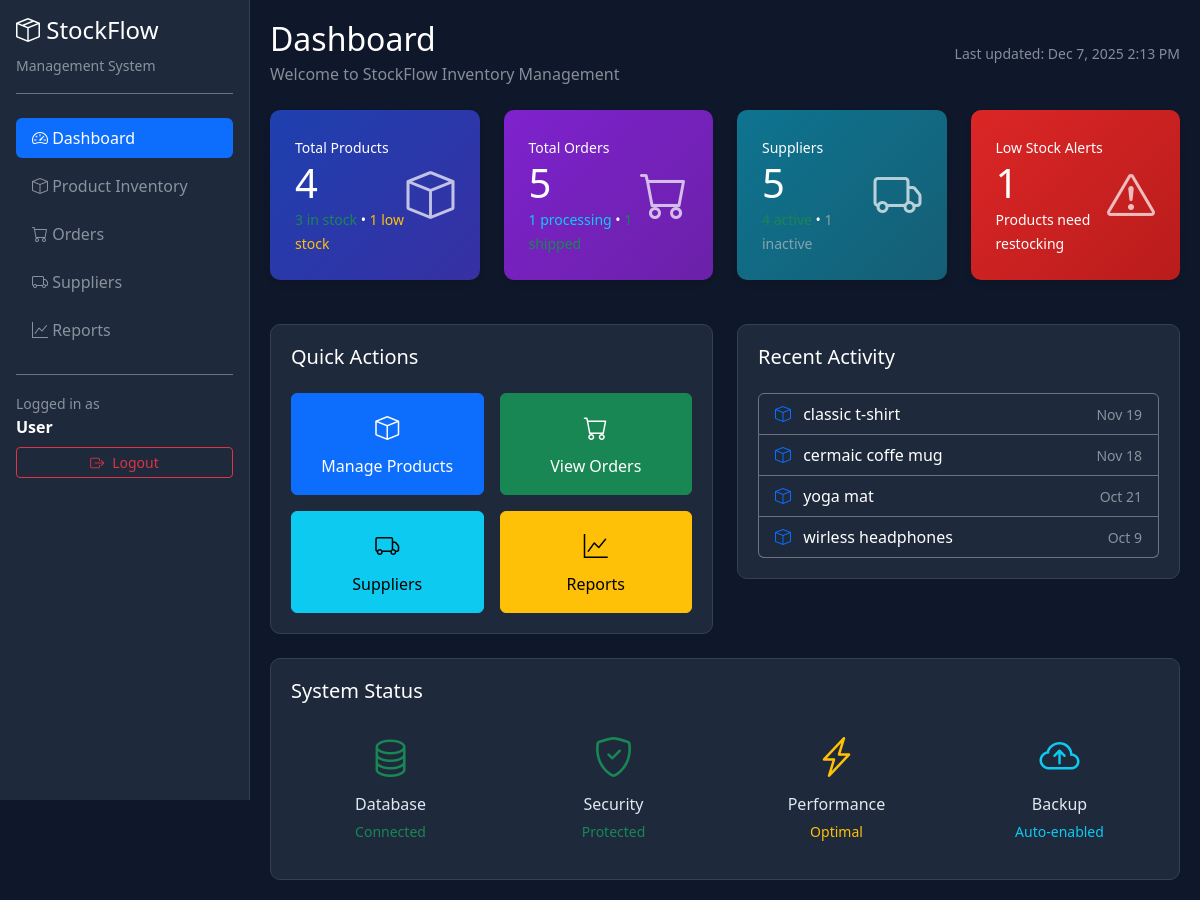
The app's page / (signed in) with its own data.
### tables this page shows
CREATE TABLE IF NOT EXISTS `products` (
  `product_id` int NOT NULL AUTO_INCREMENT,
  `product_name` varchar(100) NOT NULL,
  `category` varchar(100) NOT NULL,
  `quantity` int NOT NULL,
  `location` varchar(100) NOT NULL,
  `status` varchar(100) NOT NULL,
  `last_updates` date NOT NULL,
  `product_image` varchar(255) DEFAULT NULL,
  PRIMARY KEY (`product_id`)
);

### index.php (called while the page is built, shortened)
<?php
require_once __DIR__ . '/includes/database.php';
function getDashboardStats($pdo) {
    $products_stmt = $pdo->query("SELECT
        COUNT(*) as total_products,
        SUM(CASE WHEN quantity > 0 THEN 1 ELSE 0 END) as in_stock,
        SUM(CASE WHEN quantity = 0 THEN 1 ELSE 0 END) as out_of_stock,
        SUM(CASE WHEN quantity <= 10 AND quantity > 0 THEN 1 ELSE 0 END) as low_stock
    FROM products");
    $products_stats = $products_stmt->fetch(PDO::FETCH_ASSOC);
    $orders_stmt = $pdo->query("SELECT
        COUNT(*) as total_orders,
        SUM(CASE WHEN status = 'Processing' THEN 1 ELSE 0 END) as processing_orders,
        SUM(CASE WHEN status = 'Shipped' THEN 1 ELSE 0 END) as shipped_orders
    FROM orders");
    $orders_stats = $orders_stmt->fetch(PDO::FETCH_ASSOC);
    $suppliers_stmt = $pdo->query("SELECT
        COUNT(*) as total_suppliers,
        SUM(CASE WHEN status = 'Active' THEN 1 ELSE 0 END) as active_suppliers
    FROM inventories");
    $suppliers_stats = $suppliers_stmt->fetch(PDO::FETCH_ASSOC);
    return [
        'products' => $products_stats,
        'orders' => $orders_stats,
        'suppliers' => $suppliers_stats
    ];
}
function getRecentProducts($pdo, $limit = 5) {
    $stmt = $pdo->query("SELECT product_name, last_updates FROM products ORDER BY last_updates DESC LIMIT $limit");
    return $stmt->fetchAll(PDO::FETCH_ASSOC);
}
try {
    $stats = getDashboardStats($pdo);
    $recent_products = getRecentProducts($pdo);
} catch(Exception $e) {
    die("Error fetching data: " . $e->getMessage());
}
require_once __DIR__ . '/layout.phtml';
?>

### layout.phtml (the view, shortened to what this page needs)
<!DOCTYPE html>
<html lang="en" data-bs-theme="dark">
<head>
    <link href="https://cdn.jsdelivr.net/npm/bootstrap@5.3.0/dist/css/bootstrap.min.css" rel="stylesheet">
    <link rel="stylesheet" href="https://cdn.jsdelivr.net/npm/bootstrap-icons@1.10.0/font/bootstrap-icons.css">
    <?php
    $base = rtrim(dirname($_SERVER['SCRIPT_NAME']), '/\\');
    if ($base === '') { $base = '/'; }
    $cssPath = $base === '/' ? $base . 'assets/css/style.css' : $base . '/assets/css/style.css';
    ?>
    <link rel="stylesheet" href="<?php echo $cssPath; ?>">
</head>
<body>
    <div class="sidebar p-3">
        <div class="sidebar-brand mb-4 pb-3 border-bottom border-secondary">
            <h4 class="text-white"><i class="bi bi-box-seam"></i> <span>StockFlow</span></h4>
            <small class="text-muted">Management System</small>
        </div>
        <div class="nav flex-column">
            <a href="index.php" class="nav-link text-white mb-2 bg-primary rounded">
                <i class="bi bi-speedometer2"></i> <span>Dashboard</span>
            </a>
            <a href="products/index.php" class="nav-link text-muted mb-2">
                <i class="bi bi-box"></i> <span>Product Inventory</span>
            </a>
            <a href="orders/index.php" class="nav-link text-muted mb-2">
                <i class="bi bi-cart"></i> <span>Orders</span>
            </a>
            <a href="suppliers/index.php" class="nav-link text-muted mb-2">
                <i class="bi bi-truck"></i> <span>Suppliers</span>
            </a>
            <a href="reports/index.php" class="nav-link text-muted">
                <i class="bi bi-graph-up"></i> <span>Reports</span>
            </a>
        </div>
        <div class="mt-4 pt-3 border-top border-secondary">
            <div class="text-white mb-2">
                <small class="text-muted">Logged in as</small><br>
                <strong><?php echo htmlspecialchars($_SESSION['username'] ?? 'User'); ?></strong>
            </div>
            <a href="auth/logout/" class="btn btn-outline-danger btn-sm w-100">
                <i class="bi bi-box-arrow-right me-2"></i>Logout
            </a>
        </div>
    </div>
    <div class="main-content">
        <div class="d-flex justify-content-between align-items-center mb-4">
            <div>
                <h2 class="text-white mb-1">Dashboard</h2>
                <p class="text-muted mb-0">Welcome to StockFlow Inventory Management</p>
            </div>
            <div class="text-end">
                <small class="text-muted">Last updated: <?php echo date('M j, Y g:i A'); ?></small>
            </div>
        </div>
        <div class="row mb-4">
            <div class="col-md-3">
                <div class="stats-card card-1">
                    <div class="d-flex justify-content-between align-items-center">
                        <div>
                            <small>Total Products</small>
                            <h3><?php echo $stats['products']['total_products']; ?></h3>
                            <small>
                                <span class="text-success"><?php echo $stats['products']['in_stock']; ?> in stock</span> •
                                <span class="text-warning"><?php echo $stats['products']['low_stock']; ?> low stock</span>
                            </small>
                        </div>
                        <i class="bi bi-box"></i>
                    </div>
                </div>
            </div>
            <div class="col-md-3">
                <div class="stats-card card-2">
                    <div class="d-flex justify-content-between align-items-center">
                        <div>
                            <small>Total Orders</small>
                            <h3><?php echo $stats['orders']['total_orders']; ?></h3>
                            <small>
                                <span class="text-info"><?php echo $stats['orders']['processing_orders']; ?> processing</span> •
                                <span class="text-success"><?php echo $stats['orders']['shipped_orders']; ?> shipped</span>
                            </small>
                        </div>
                        <i class="bi bi-cart"></i>
                    </div>
                </div>
            </div>
            <div class="col-md-3">
                <div class="stats-card card-3">
                    <div class="d-flex justify-content-between align-items-center">
                        <div>
                            <small>Suppliers</small>
                            <h3><?php echo $stats['suppliers']['total_suppliers']; ?></h3>
                            <small>
                                <span class="text-success"><?php echo $stats['suppliers']['active_suppliers']; ?> active</span> •
                                <span class="text-muted"><?php echo $stats['suppliers']['total_suppliers'] - $stats['suppliers']['active_suppliers']; ?> inactive</span>
                            </small>
                        </div>
                        <i class="bi bi-truck"></i>
                    </div>
                </div>
            </div>
            <div class="col-md-3">
                <div class="stats-card card-4">
                    <div class="d-flex justify-content-between align-items-center">
                        <div>
                            <small>Low Stock Alerts</small>
                            <h3><?php echo $stats['products']['low_stock']; ?></h3>
                            <small>Products need restocking</small>
                        </div>
                        <i class="bi bi-exclamation-triangle"></i>
                    </div>
                </div>
            </div>
        </div>
        <div class="row">
            <div class="col-md-6">
                <div class="quick-actions">
                    <h5 class="text-white mb-4">Quick Actions</h5>
                    <div class="row g-3">
                        <div class="col-6">
                            <a href="products/index.php" class="btn btn-primary w-100 py-3">
                                <i class="bi bi-box fs-4 d-block mb-2"></i>
                                Manage Products
                            </a>
                        </div>
                        <div class="col-6">
                            <a href="orders/index.php" class="btn btn-success w-100 py-3">
                                <i class="bi bi-cart fs-4 d-block mb-2"></i>
                                View Orders
                            </a>
                        </div>
                        <div class="col-6">
                            <a href="suppliers/index.php" class="btn btn-info w-100 py-3">
                                <i class="bi bi-truck fs-4 d-block mb-2"></i>
                                Suppliers
                            </a>
                        </div>
                        <div class="col-6">
                            <a href="reports/index.php" class="btn btn-warning w-100 py-3">
                                <i class="bi bi-graph-up fs-4 d-block mb-2"></i>
                                Reports
                            </a>
                        </div>
                    </div>
                </div>
            </div>
            <div class="col-md-6">
                <div class="recent-activity">
                    <h5 class="text-white mb-4">Recent Activity</h5>
                    <div class="list-group">
                        <?php if (!empty($recent_products)): ?>
                            <?php foreach($recent_products as $product): ?>
                            <div class="list-group-item bg-transparent border-secondary text-white d-flex justify-content-between align-items-center">
                                <div>
                                    <i class="bi bi-box text-primary me-2"></i>
                                    <?php echo htmlspecialchars($product['product_name']); ?>
                                </div>
                                <small class="text-muted"><?php echo date('M j', strtotime($product['last_updates'])); ?></small>
                            </div>
                            <?php endforeach; ?>
                        <?php endif; ?>
                    </div>
                </div>
            </div>
        </div>
        <div class="row mt-4">
            <div class="col-12">
                <div class="recent-activity">
                    <h5 class="text-white mb-4">System Status</h5>
                    <div class="row text-center">
                        <div class="col-md-3">
                            <div class="mb-3">
                                <i class="bi bi-database text-success fs-1"></i>
                                <h6 class="mt-2 mb-1">Database</h6>
                                <small class="text-success">Connected</small>
                            </div>
                        </div>
                        <div class="col-md-3">
                            <div class="mb-3">
                                <i class="bi bi-shield-check text-success fs-1"></i>
                                <h6 class="mt-2 mb-1">Security</h6>
                                <small class="text-success">Protected</small>
                            </div>
                        </div>
                        <div class="col-md-3">
                            <div class="mb-3">
                                <i class="bi bi-lightning-charge text-warning fs-1"></i>
                                <h6 class="mt-2 mb-1">Performance</h6>
                                <small class="text-warning">Optimal</small>
                            </div>
                        </div>
                        <div class="col-md-3">
                            <div class="mb-3">
                                <i class="bi bi-cloud-arrow-up text-info fs-1"></i>
                                <h6 class="mt-2 mb-1">Backup</h6>
                                <small class="text-info">Auto-enabled</small>
                            </div>
                        </div>
                    </div>
                </div>
            </div>
        </div>
    </div>
</body>
</html>

### assets/css/style.css (style rules this page uses)
body { background-color: #0f172a; color: #e2e8f0; font-family: 'Segoe UI', Tahoma, Geneva, Verdana, sans-serif; }
.sidebar { width: 250px; height: 100vh; position: fixed; background: #1e293b; border-right: 1px solid #334155; }
.main-content { margin-left: 250px; padding: 20px; min-height: 100vh; }
.stats-card { border-radius: 10px; padding: 20px; color: white; margin-bottom: 20px; box-shadow: 0 4px 6px rgba(0, 0, 0, 0.1); border: none; }
.card-1 { background: linear-gradient(135deg, #1e40af, #3730a3); }
.card-2 { background: linear-gradient(135deg, #7e22ce, #6b21a8); }
.card-3 { background: linear-gradient(135deg, #0e7490, #155e75); }
.card-4 { background: linear-gradient(135deg, #dc2626, #b91c1c); }
.stats-card h3 { font-size: 2.5rem; margin: 0; }
.stats-card i { font-size: 3rem; opacity: 0.7; }
.quick-actions { background: #1e293b; border-radius: 10px; padding: 20px; border: 1px solid #334155; }
.recent-activity { background: #1e293b; border-radius: 10px; padding: 20px; border: 1px solid #334155; }
.main-content { margin-left: 250px; padding: 20px; }
.stats-card { border-radius: 10px; padding: 25px; color: white; margin-bottom: 20px; border: none; }

### records on screen
products: product_name "classic t-shirt", last_updates "Nov 19"
products: product_name "cermaic coffe mug", last_updates "Nov 18"
products: product_name "yoga mat", last_updates "Oct 21"
products: product_name "wirless headphones", last_updates "Oct 9"

### other values on screen
$_SESSION['username'] "User"
$stats['products']['total_products'] "4"
$stats['products']['in_stock'] "3"
$stats['products']['low_stock'] "1"
$stats['orders']['total_orders'] "5"
$stats['orders']['processing_orders'] "1"
$stats['orders']['shipped_orders'] "1"
$stats['suppliers']['total_suppliers'] "5"
